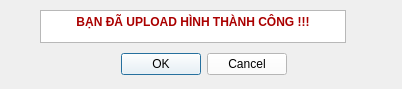
<?xml version="1.0" encoding="UTF-8"?>
<ui version="4.0">
 <class>Dialog</class>
 <widget class="QDialog" name="Dialog">
  <property name="geometry">
   <rect>
    <x>0</x>
    <y>0</y>
    <width>402</width>
    <height>89</height>
   </rect>
  </property>
  <property name="windowTitle">
   <string>Dialog</string>
  </property>
  <widget class="QDialogButtonBox" name="exit_box">
   <property name="geometry">
    <rect>
     <x>120</x>
     <y>50</y>
     <width>167</width>
     <height>29</height>
    </rect>
   </property>
   <property name="styleSheet">
    <string notr="true">color: rgb(0, 0, 0);
background-color: rgb(255, 255, 255);
font: 700 9pt &quot;Segoe UI&quot;;</string>
   </property>
   <property name="orientation">
    <enum>Qt::Horizontal</enum>
   </property>
   <property name="standardButtons">
    <set>QDialogButtonBox::Cancel|QDialogButtonBox::Ok</set>
   </property>
  </widget>
  <widget class="QTextBrowser" name="textBrowser">
   <property name="geometry">
    <rect>
     <x>40</x>
     <y>10</y>
     <width>306</width>
     <height>33</height>
    </rect>
   </property>
   <property name="styleSheet">
    <string notr="true">color: rgb(170, 0, 0);
font: 700 9pt &quot;Segoe UI&quot;;</string>
   </property>
   <property name="html">
    <string>&lt;!DOCTYPE HTML PUBLIC &quot;-//W3C//DTD HTML 4.0//EN&quot; &quot;http://www.w3.org/TR/REC-html40/strict.dtd&quot;&gt;
&lt;html&gt;&lt;head&gt;&lt;meta name=&quot;qrichtext&quot; content=&quot;1&quot; /&gt;&lt;meta charset=&quot;utf-8&quot; /&gt;&lt;style type=&quot;text/css&quot;&gt;
p, li { white-space: pre-wrap; }
hr { height: 1px; border-width: 0; }
li.unchecked::marker { content: &quot;\2610&quot;; }
li.checked::marker { content: &quot;\2612&quot;; }
&lt;/style&gt;&lt;/head&gt;&lt;body style=&quot; font-family:'Segoe UI'; font-size:9pt; font-weight:700; font-style:normal;&quot;&gt;
&lt;p align=&quot;center&quot; style=&quot; margin-top:0px; margin-bottom:0px; margin-left:0px; margin-right:0px; -qt-block-indent:0; text-indent:0px;&quot;&gt;BẠN ĐÃ UPLOAD HÌNH THÀNH CÔNG !!!&lt;/p&gt;&lt;/body&gt;&lt;/html&gt;</string>
   </property>
  </widget>
 </widget>
 <resources/>
 <connections>
  <connection>
   <sender>exit_box</sender>
   <signal>accepted()</signal>
   <receiver>Dialog</receiver>
   <slot>accept()</slot>
   <hints>
    <hint type="sourcelabel">
     <x>248</x>
     <y>254</y>
    </hint>
    <hint type="destinationlabel">
     <x>157</x>
     <y>274</y>
    </hint>
   </hints>
  </connection>
  <connection>
   <sender>exit_box</sender>
   <signal>rejected()</signal>
   <receiver>Dialog</receiver>
   <slot>reject()</slot>
   <hints>
    <hint type="sourcelabel">
     <x>316</x>
     <y>260</y>
    </hint>
    <hint type="destinationlabel">
     <x>286</x>
     <y>274</y>
    </hint>
   </hints>
  </connection>
 </connections>
</ui>
